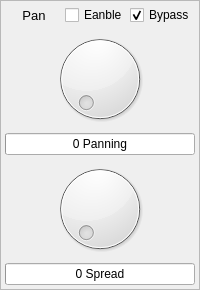
                 <widget class="QFrame" name="frame_10">
                  <property name="frameShape">
                   <enum>QFrame::StyledPanel</enum>
                  </property>
                  <layout class="QGridLayout" name="gridLayout_22" rowstretch="0,1,1">
                   <property name="leftMargin">
                    <number>4</number>
                   </property>
                   <property name="topMargin">
                    <number>4</number>
                   </property>
                   <property name="rightMargin">
                    <number>4</number>
                   </property>
                   <property name="bottomMargin">
                    <number>4</number>
                   </property>
                   <property name="spacing">
                    <number>4</number>
                   </property>
                   <item row="1" column="0">
                    <layout class="QVBoxLayout" name="verticalLayout_11">
                     <item>
                      <widget class="QDial" name="pan_pan_dial">
                       <property name="maximum">
                        <number>100</number>
                       </property>
                       <property name="notchesVisible">
                        <bool>false</bool>
                       </property>
                      </widget>
                     </item>
                     <item>
                      <widget class="QProgressBar" name="pan_pbar">
                       <property name="value">
                        <number>0</number>
                       </property>
                       <property name="alignment">
                        <set>Qt::AlignCenter</set>
                       </property>
                       <property name="invertedAppearance">
                        <bool>false</bool>
                       </property>
                       <property name="format">
                        <string>%p Panning</string>
                       </property>
                      </widget>
                     </item>
                    </layout>
                   </item>
                   <item row="2" column="0">
                    <layout class="QVBoxLayout" name="verticalLayout_13">
                     <item>
                      <widget class="QDial" name="pan_spread_dial">
                       <property name="maximum">
                        <number>100</number>
                       </property>
                       <property name="notchesVisible">
                        <bool>false</bool>
                       </property>
                      </widget>
                     </item>
                     <item>
                      <widget class="QProgressBar" name="pan_pbar_2">
                       <property name="value">
                        <number>0</number>
                       </property>
                       <property name="alignment">
                        <set>Qt::AlignCenter</set>
                       </property>
                       <property name="invertedAppearance">
                        <bool>false</bool>
                       </property>
                       <property name="format">
                        <string>%p Spread</string>
                       </property>
                      </widget>
                     </item>
                    </layout>
                   </item>
                   <item row="0" column="0">
                    <layout class="QHBoxLayout" name="horizontalLayout_16">
                     <property name="spacing">
                      <number>2</number>
                     </property>
                     <item>
                      <widget class="QLabel" name="label_25">
                       <property name="sizePolicy">
                        <sizepolicy hsizetype="Preferred" vsizetype="Preferred">
                         <horstretch>1</horstretch>
                         <verstretch>0</verstretch>
                        </sizepolicy>
                       </property>
                       <property name="font">
                        <font>
                         <pointsize>10</pointsize>
                        </font>
                       </property>
                       <property name="text">
                        <string>Pan</string>
                       </property>
                       <property name="alignment">
                        <set>Qt::AlignCenter</set>
                       </property>
                      </widget>
                     </item>
                     <item>
                      <widget class="QCheckBox" name="pan_en">
                       <property name="sizePolicy">
                        <sizepolicy hsizetype="Preferred" vsizetype="Preferred">
                         <horstretch>0</horstretch>
                         <verstretch>0</verstretch>
                        </sizepolicy>
                       </property>
                       <property name="text">
                        <string>Eanble</string>
                       </property>
                       <attribute name="buttonGroup">
                        <string notr="true">buttonGroup_3</string>
                       </attribute>
                      </widget>
                     </item>
                     <item>
                      <widget class="QCheckBox" name="pan_bypass">
                       <property name="sizePolicy">
                        <sizepolicy hsizetype="Preferred" vsizetype="Preferred">
                         <horstretch>0</horstretch>
                         <verstretch>0</verstretch>
                        </sizepolicy>
                       </property>
                       <property name="text">
                        <string>Bypass</string>
                       </property>
                       <property name="checked">
                        <bool>true</bool>
                       </property>
                      </widget>
                     </item>
                    </layout>
                   </item>
                  </layout>
                 </widget>
